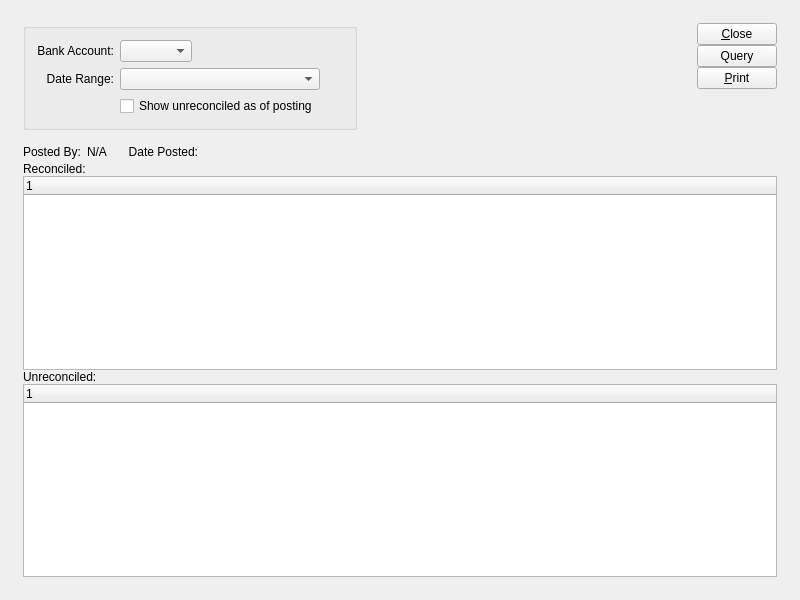
<?xml version="1.0" encoding="UTF-8"?>
<ui version="4.0">
 <comment>This file is part of the xTuple ERP: PostBooks Edition, a free and
open source Enterprise Resource Planning software suite,
Copyright (c) 1999-2018 by OpenMFG LLC, d/b/a xTuple.
It is licensed to you under the Common Public Attribution License
version 1.0, the full text of which (including xTuple-specific Exhibits)
is available at www.xtuple.com/CPAL.  By using this software, you agree
to be bound by its terms.</comment>
 <class>dspBankrecHistory</class>
 <widget class="QWidget" name="dspBankrecHistory">
  <property name="geometry">
   <rect>
    <x>0</x>
    <y>0</y>
    <width>800</width>
    <height>600</height>
   </rect>
  </property>
  <property name="windowTitle">
   <string>Bank Reconciliation History</string>
  </property>
  <layout class="QGridLayout" name="gridLayout_4">
   <item row="0" column="0">
    <layout class="QGridLayout" name="gridLayout">
     <property name="margin">
      <number>12</number>
     </property>
     <property name="spacing">
      <number>12</number>
     </property>
     <item row="0" column="0">
      <layout class="QHBoxLayout" name="horizontalLayout_4">
       <item>
        <widget class="QGroupBox" name="_selectionGroup">
         <property name="title">
          <string/>
         </property>
         <layout class="QGridLayout" name="gridLayout_3">
          <item row="0" column="0">
           <widget class="QLabel" name="_bankaccntLit">
            <property name="text">
             <string>Bank Account:</string>
            </property>
            <property name="alignment">
             <set>Qt::AlignRight|Qt::AlignTrailing|Qt::AlignVCenter</set>
            </property>
           </widget>
          </item>
          <item row="0" column="1">
           <layout class="QHBoxLayout" name="horizontalLayout">
            <item>
             <widget class="XComboBox" name="_bankaccnt"/>
            </item>
            <item>
             <spacer name="horizontalSpacer">
              <property name="orientation">
               <enum>Qt::Horizontal</enum>
              </property>
              <property name="sizeHint" stdset="0">
               <size>
                <width>40</width>
                <height>20</height>
               </size>
              </property>
             </spacer>
            </item>
           </layout>
          </item>
          <item row="1" column="0">
           <widget class="QLabel" name="_bankrecLit">
            <property name="text">
             <string>Date Range:</string>
            </property>
            <property name="alignment">
             <set>Qt::AlignRight|Qt::AlignTrailing|Qt::AlignVCenter</set>
            </property>
           </widget>
          </item>
          <item row="1" column="1">
           <layout class="QHBoxLayout" name="horizontalLayout_2">
            <item>
             <widget class="XComboBox" name="_bankrec">
              <property name="minimumSize">
               <size>
                <width>200</width>
                <height>0</height>
               </size>
              </property>
             </widget>
            </item>
            <item>
             <spacer name="horizontalSpacer_2">
              <property name="orientation">
               <enum>Qt::Horizontal</enum>
              </property>
              <property name="sizeHint" stdset="0">
               <size>
                <width>13</width>
                <height>20</height>
               </size>
              </property>
             </spacer>
            </item>
           </layout>
          </item>
          <item row="2" column="1">
           <widget class="XCheckBox" name="_showUnreconciled">
            <property name="text">
             <string>Show unreconciled as of posting</string>
            </property>
            <property name="forgetful">
             <bool>true</bool>
            </property>
           </widget>
          </item>
         </layout>
        </widget>
       </item>
       <item>
        <spacer name="horizontalSpacer_4">
         <property name="orientation">
          <enum>Qt::Horizontal</enum>
         </property>
         <property name="sizeHint" stdset="0">
          <size>
           <width>40</width>
           <height>20</height>
          </size>
         </property>
        </spacer>
       </item>
       <item>
        <layout class="QVBoxLayout">
         <property name="spacing">
          <number>0</number>
         </property>
         <item>
          <layout class="QVBoxLayout">
           <property name="spacing">
            <number>0</number>
           </property>
           <item>
            <widget class="QPushButton" name="_close">
             <property name="text">
              <string>&amp;Close</string>
             </property>
            </widget>
           </item>
           <item>
            <widget class="QPushButton" name="_query">
             <property name="text">
              <string>Query</string>
             </property>
            </widget>
           </item>
           <item>
            <widget class="QPushButton" name="_print">
             <property name="text">
              <string>&amp;Print</string>
             </property>
            </widget>
           </item>
          </layout>
         </item>
         <item>
          <spacer name="Spacer279">
           <property name="orientation">
            <enum>Qt::Vertical</enum>
           </property>
           <property name="sizeType">
            <enum>QSizePolicy::Expanding</enum>
           </property>
           <property name="sizeHint" stdset="0">
            <size>
             <width>20</width>
             <height>0</height>
            </size>
           </property>
          </spacer>
         </item>
        </layout>
       </item>
      </layout>
     </item>
     <item row="1" column="0">
      <widget class="QFrame" name="_frame">
       <property name="sizePolicy">
        <sizepolicy hsizetype="Preferred" vsizetype="Expanding">
         <horstretch>0</horstretch>
         <verstretch>1</verstretch>
        </sizepolicy>
       </property>
       <property name="frameShape">
        <enum>QFrame::NoFrame</enum>
       </property>
       <property name="frameShadow">
        <enum>QFrame::Raised</enum>
       </property>
       <layout class="QGridLayout" name="gridLayout_2">
        <property name="margin">
         <number>0</number>
        </property>
        <item row="0" column="0">
         <layout class="QVBoxLayout">
          <property name="spacing">
           <number>0</number>
          </property>
          <item>
           <layout class="QHBoxLayout" name="horizontalLayout_3">
            <item>
             <widget class="QLabel" name="_posterLit">
              <property name="text">
               <string>Posted By:</string>
              </property>
              <property name="alignment">
               <set>Qt::AlignRight|Qt::AlignTrailing|Qt::AlignVCenter</set>
              </property>
             </widget>
            </item>
            <item>
             <widget class="QLabel" name="_poster">
              <property name="text">
               <string>N/A</string>
              </property>
             </widget>
            </item>
            <item>
             <spacer name="horizontalSpacer_3">
              <property name="orientation">
               <enum>Qt::Horizontal</enum>
              </property>
              <property name="sizeType">
               <enum>QSizePolicy::Fixed</enum>
              </property>
              <property name="sizeHint" stdset="0">
               <size>
                <width>15</width>
                <height>20</height>
               </size>
              </property>
             </spacer>
            </item>
            <item>
             <widget class="QLabel" name="_dateLit">
              <property name="text">
               <string>Date Posted:</string>
              </property>
              <property name="alignment">
               <set>Qt::AlignRight|Qt::AlignTrailing|Qt::AlignVCenter</set>
              </property>
             </widget>
            </item>
            <item>
             <widget class="DLineEdit" name="_postdate">
              <property name="enabled">
               <bool>false</bool>
              </property>
             </widget>
            </item>
            <item>
             <spacer name="spacer7">
              <property name="orientation">
               <enum>Qt::Horizontal</enum>
              </property>
              <property name="sizeType">
               <enum>QSizePolicy::Expanding</enum>
              </property>
              <property name="sizeHint" stdset="0">
               <size>
                <width>13</width>
                <height>20</height>
               </size>
              </property>
             </spacer>
            </item>
           </layout>
          </item>
          <item>
           <widget class="QLabel" name="_recLit">
            <property name="text">
             <string>Reconciled:</string>
            </property>
           </widget>
          </item>
          <item>
           <widget class="XTreeWidget" name="_rec"/>
          </item>
          <item>
           <widget class="XLabel" name="_unrecLit">
            <property name="text">
             <string>Unreconciled:</string>
            </property>
           </widget>
          </item>
          <item>
           <widget class="XTreeWidget" name="_unrec"/>
          </item>
         </layout>
        </item>
       </layout>
      </widget>
     </item>
    </layout>
   </item>
  </layout>
 </widget>
 <layoutdefault spacing="6" margin="11"/>
 <customwidgets>
  <customwidget>
   <class>DLineEdit</class>
   <extends>QWidget</extends>
   <header>datecluster.h</header>
   <container>1</container>
  </customwidget>
  <customwidget>
   <class>XCheckBox</class>
   <extends>QCheckBox</extends>
   <header>xcheckbox.h</header>
  </customwidget>
  <customwidget>
   <class>XComboBox</class>
   <extends>QComboBox</extends>
   <header>xcombobox.h</header>
  </customwidget>
  <customwidget>
   <class>XLabel</class>
   <extends>QLabel</extends>
   <header>xlabel.h</header>
  </customwidget>
  <customwidget>
   <class>XTreeWidget</class>
   <extends>QTreeWidget</extends>
   <header>xtreewidget.h</header>
   <container>1</container>
  </customwidget>
 </customwidgets>
 <tabstops>
  <tabstop>_bankaccnt</tabstop>
  <tabstop>_bankrec</tabstop>
  <tabstop>_rec</tabstop>
  <tabstop>_print</tabstop>
  <tabstop>_close</tabstop>
 </tabstops>
 <resources/>
 <connections>
  <connection>
   <sender>_close</sender>
   <signal>clicked()</signal>
   <receiver>dspBankrecHistory</receiver>
   <slot>close()</slot>
   <hints>
    <hint type="sourcelabel">
     <x>20</x>
     <y>20</y>
    </hint>
    <hint type="destinationlabel">
     <x>20</x>
     <y>20</y>
    </hint>
   </hints>
  </connection>
  <connection>
   <sender>_showUnreconciled</sender>
   <signal>toggled(bool)</signal>
   <receiver>_unrec</receiver>
   <slot>setVisible(bool)</slot>
   <hints>
    <hint type="sourcelabel">
     <x>219</x>
     <y>96</y>
    </hint>
    <hint type="destinationlabel">
     <x>387</x>
     <y>479</y>
    </hint>
   </hints>
  </connection>
  <connection>
   <sender>_showUnreconciled</sender>
   <signal>toggled(bool)</signal>
   <receiver>_unrecLit</receiver>
   <slot>setVisible(bool)</slot>
   <hints>
    <hint type="sourcelabel">
     <x>219</x>
     <y>96</y>
    </hint>
    <hint type="destinationlabel">
     <x>387</x>
     <y>373</y>
    </hint>
   </hints>
  </connection>
  <connection>
   <sender>_showUnreconciled</sender>
   <signal>toggled(bool)</signal>
   <receiver>_unrec</receiver>
   <slot>clear()</slot>
   <hints>
    <hint type="sourcelabel">
     <x>225</x>
     <y>96</y>
    </hint>
    <hint type="destinationlabel">
     <x>399</x>
     <y>479</y>
    </hint>
   </hints>
  </connection>
  <connection>
   <sender>_showUnreconciled</sender>
   <signal>toggled(bool)</signal>
   <receiver>_rec</receiver>
   <slot>clear()</slot>
   <hints>
    <hint type="sourcelabel">
     <x>225</x>
     <y>96</y>
    </hint>
    <hint type="destinationlabel">
     <x>399</x>
     <y>268</y>
    </hint>
   </hints>
  </connection>
 </connections>
</ui>
